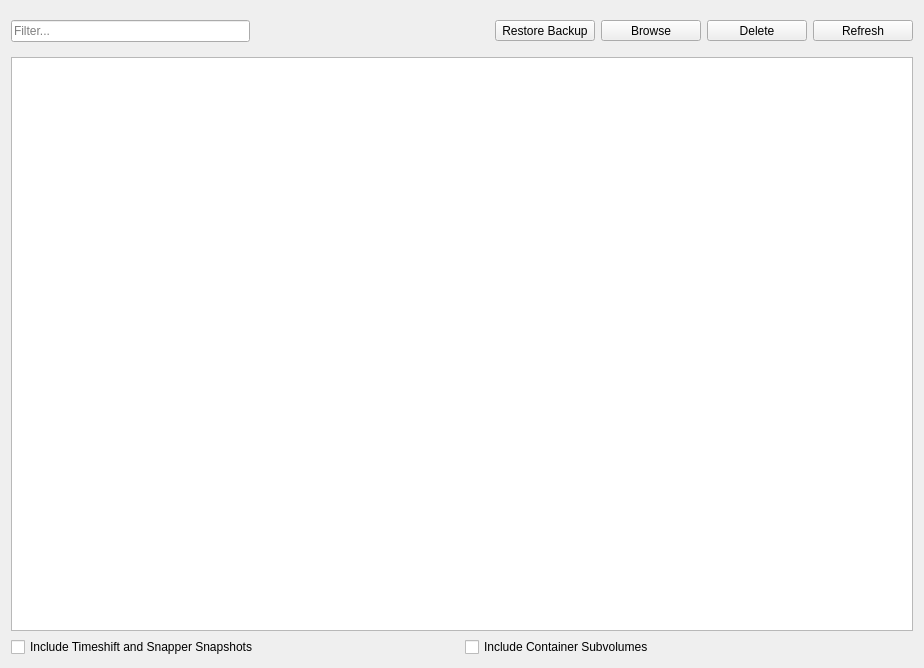
          <widget class="QWidget" name="scrollAreaWidgetContents_2">
           <property name="geometry">
            <rect>
             <x>0</x>
             <y>0</y>
             <width>924</width>
             <height>668</height>
            </rect>
           </property>
           <layout class="QGridLayout" name="gridLayout_10">
            <item row="2" column="0">
             <layout class="QHBoxLayout" name="horizontalLayout_includeSubvolumes">
              <item>
               <widget class="QCheckBox" name="checkBox_subvolIncludeSnapshots">
                <property name="toolTip">
                 <string>&lt;html&gt;&lt;head/&gt;&lt;body&gt;&lt;p&gt;Include children subvolumes of .snapshots and timeshift folders.&lt;/p&gt;&lt;/body&gt;&lt;/html&gt;</string>
                </property>
                <property name="text">
                 <string>Include Timeshift and Snapper Snapshots</string>
                </property>
                <property name="checked">
                 <bool>false</bool>
                </property>
               </widget>
              </item>
              <item>
               <widget class="QCheckBox" name="checkBox_subvolIncludeContainer">
                <property name="text">
                 <string>Include Container Subvolumes</string>
                </property>
                <property name="checked">
                 <bool>false</bool>
                </property>
               </widget>
              </item>
             </layout>
            </item>
            <item row="0" column="0">
             <widget class="QFrame" name="frame_subvolumesOptions">
              <layout class="QHBoxLayout" name="horizontalLayout_9">
               <property name="leftMargin">
                <number>0</number>
               </property>
               <property name="rightMargin">
                <number>0</number>
               </property>
               <item>
                <widget class="FilterLineEdit" name="lineEdit_subvolFilter">
                 <property name="placeholderText">
                  <string>Filter...</string>
                 </property>
                </widget>
               </item>
               <item>
                <spacer name="horizontalSpacer_9">
                 <property name="orientation">
                  <enum>Qt::Horizontal</enum>
                 </property>
                 <property name="sizeHint" stdset="0">
                  <size>
                   <width>40</width>
                   <height>20</height>
                  </size>
                 </property>
                </spacer>
               </item>
               <item>
                <widget class="QToolButton" name="toolButton_subvolRestoreBackup">
                 <property name="minimumSize">
                  <size>
                   <width>100</width>
                   <height>0</height>
                  </size>
                 </property>
                 <property name="text">
                  <string>Restore Backup</string>
                 </property>
                 <property name="icon">
                  <iconset resource="../../icons/icons.qrc">
                   <normaloff>:/icons/restore.svg</normaloff>:/icons/restore.svg</iconset>
                 </property>
                 <property name="toolButtonStyle">
                  <enum>Qt::ToolButtonTextUnderIcon</enum>
                 </property>
                </widget>
               </item>
               <item>
                <widget class="QToolButton" name="toolButton_subvolumeBrowse">
                 <property name="minimumSize">
                  <size>
                   <width>100</width>
                   <height>0</height>
                  </size>
                 </property>
                 <property name="text">
                  <string>Browse</string>
                 </property>
                 <property name="icon">
                  <iconset resource="../../icons/icons.qrc">
                   <normaloff>:/icons/folder.svg</normaloff>:/icons/folder.svg</iconset>
                 </property>
                 <property name="toolButtonStyle">
                  <enum>Qt::ToolButtonTextUnderIcon</enum>
                 </property>
                </widget>
               </item>
               <item>
                <widget class="QToolButton" name="toolButton_subvolDelete">
                 <property name="minimumSize">
                  <size>
                   <width>100</width>
                   <height>0</height>
                  </size>
                 </property>
                 <property name="text">
                  <string>Delete</string>
                 </property>
                 <property name="icon">
                  <iconset resource="../../icons/icons.qrc">
                   <normaloff>:/icons/minus.svg</normaloff>:/icons/minus.svg</iconset>
                 </property>
                 <property name="toolButtonStyle">
                  <enum>Qt::ToolButtonTextUnderIcon</enum>
                 </property>
                </widget>
               </item>
               <item>
                <widget class="QToolButton" name="toolButton_subvolRefresh">
                 <property name="minimumSize">
                  <size>
                   <width>100</width>
                   <height>0</height>
                  </size>
                 </property>
                 <property name="text">
                  <string>Refresh</string>
                 </property>
                 <property name="icon">
                  <iconset resource="../../icons/icons.qrc">
                   <normaloff>:/icons/reload.svg</normaloff>:/icons/reload.svg</iconset>
                 </property>
                 <property name="toolButtonStyle">
                  <enum>Qt::ToolButtonTextUnderIcon</enum>
                 </property>
                </widget>
               </item>
              </layout>
             </widget>
            </item>
            <item row="1" column="0">
             <widget class="QTableView" name="tableView_subvols">
              <property name="selectionMode">
               <enum>QAbstractItemView::ExtendedSelection</enum>
              </property>
              <property name="selectionBehavior">
               <enum>QAbstractItemView::SelectRows</enum>
              </property>
              <property name="sortingEnabled">
               <bool>true</bool>
              </property>
              <property name="wordWrap">
               <bool>false</bool>
              </property>
              <attribute name="horizontalHeaderStretchLastSection">
               <bool>false</bool>
              </attribute>
              <attribute name="verticalHeaderVisible">
               <bool>false</bool>
              </attribute>
              <attribute name="verticalHeaderStretchLastSection">
               <bool>false</bool>
              </attribute>
             </widget>
            </item>
           </layout>
          </widget>
